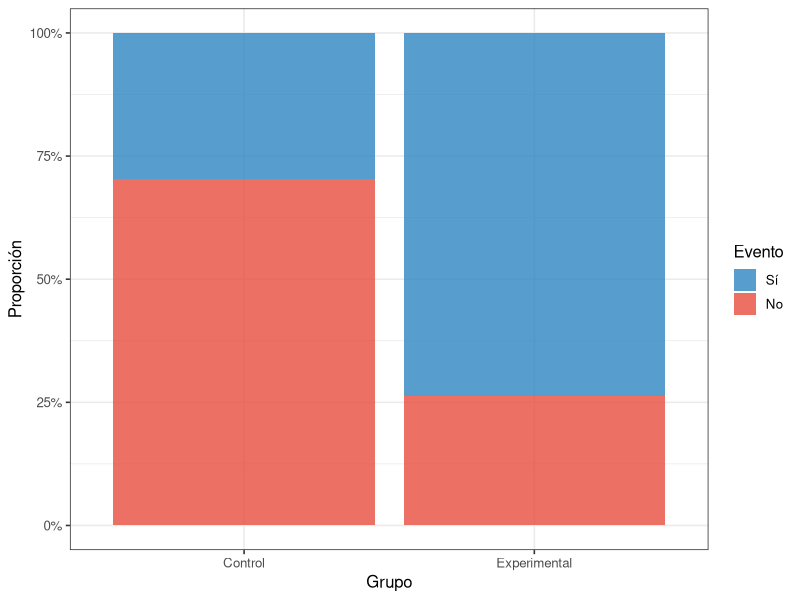

The R script that drew this image:
## -----------------------------------------------------------------------------
#| label: tbl-contingencia-ejemplo
#| tbl-cap: "Ejemplo de tabla de contingencia 2×2 con las frecuencias observadas y sus totales marginales."

tabla_ej <- matrix(c(28, 10, 48, 114),
                   nrow = 2, byrow = TRUE,
                   dimnames = list(
                     c("Experimental","Control"),
                     c("Evento: Sí","Evento: No")
                   ))
knitr::kable(addmargins(tabla_ej))


## -----------------------------------------------------------------------------
#| label: tbl-efectos-cat
#| tbl-cap: "Medidas de asociación para datos categóricos y su interpretación."
#| echo: false

efectos <- data.frame(
  Medida = c("Odds Ratio (OR)", "Riesgo Relativo (RR)",
             "Diferencia de proporciones",
             "Phi (φ)", "V de Cramér"),
  `Tipo de tabla` = c("2×2", "2×2 (estudios prospectivos)",
                      "2×2",
                      "2×2", "Tablas mayores"),
  Interpretación = c(
    "OR=1: sin asociación; OR>1: mayores momios del evento en expuestos",
    "RR=1: sin efecto; RR>1: mayor riesgo en expuestos",
    "0: sin diferencia; ±1: diferencia máxima",
    "0: sin asociación; 1: asociación perfecta",
    "0: sin asociación; 1: asociación perfecta"
  )
)
knitr::kable(efectos, check.names = FALSE, align = c("l","l","l"))


## -----------------------------------------------------------------------------
#| label: fig-barras-cat
#| echo: false
#| fig-cap: "Visualización de la distribución de un evento entre grupos experimental y control. Las barras apiladas muestran la proporción de eventos (sí/no) para cada grupo, facilitando la comparación visual antes del análisis estadístico."
#| fig-width: 6
#| fig-height: 4
#| message: false

library(ggplot2)
dat_cat <- data.frame(
  Grupo   = c(rep("Experimental",38), rep("Control",162)),
  Evento  = c(rep("Sí",28), rep("No",10), rep("Sí",48), rep("No",114))
)
dat_cat$Evento <- factor(dat_cat$Evento, levels = c("Sí","No"))

ggplot(dat_cat, aes(Grupo, fill = Evento)) +
  geom_bar(position = "fill", alpha = 0.8) +
  scale_y_continuous(labels = scales::percent) +
  scale_fill_manual(values = c("#2E86C1","#E74C3C")) +
  labs(x = "Grupo", y = "Proporción", fill = "Evento") +
  theme_bw(base_size = 12)
